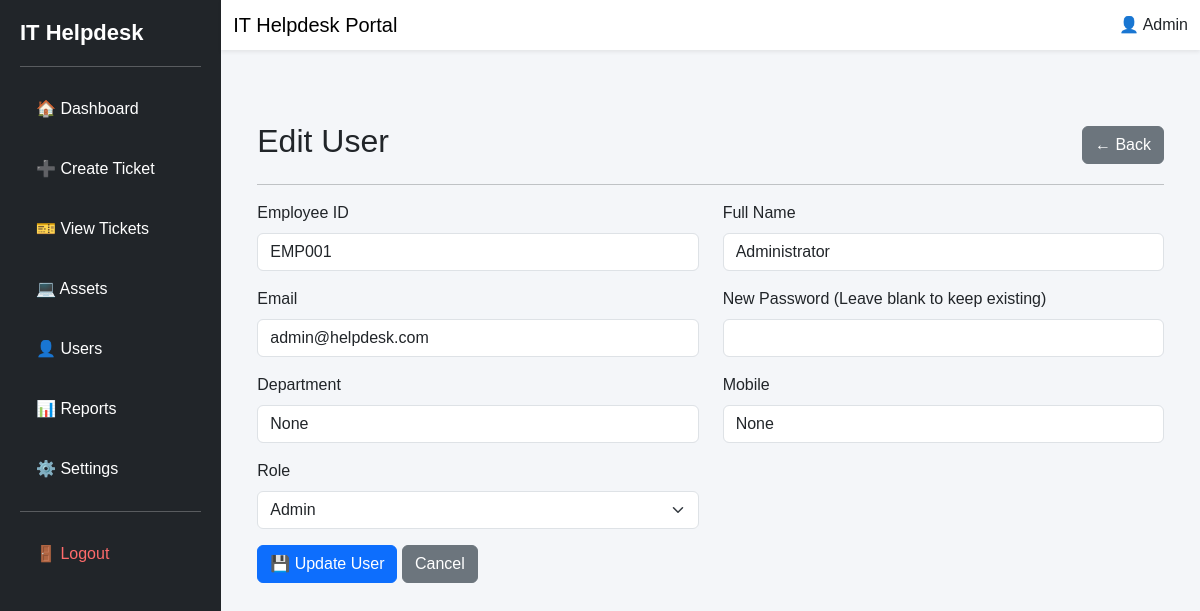
/users/edit/1 (signed in), run on an earlier commit of the app's database.
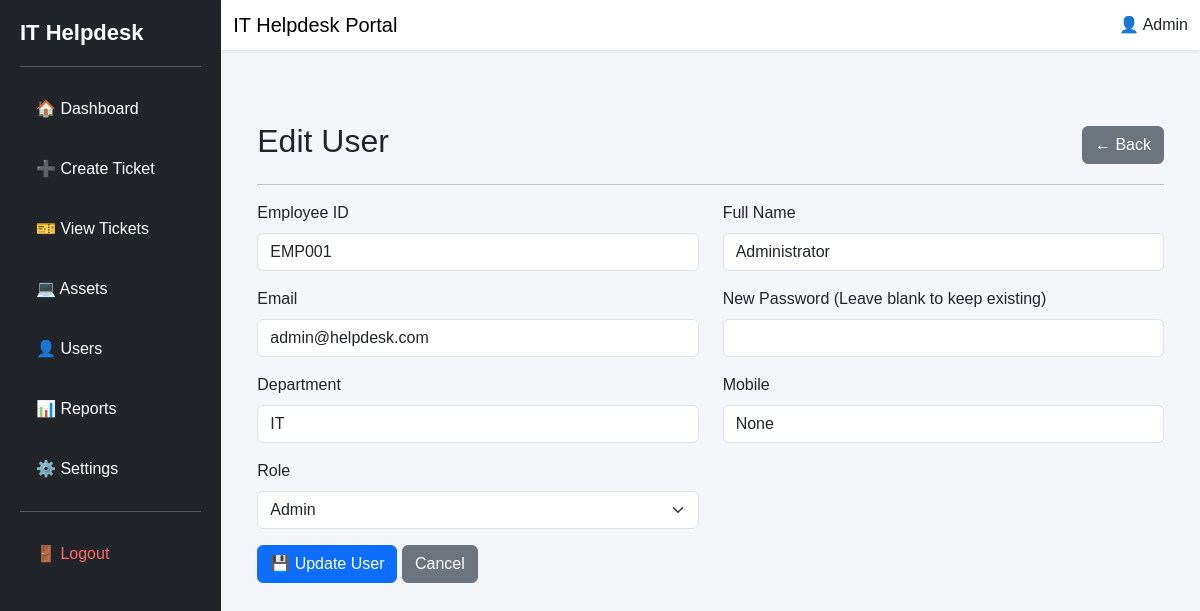
And on a later commit of the database.
### models.py (models this page shows, shortened)
class User(UserMixin, db.Model):
    __tablename__ = "users"
    id = db.Column(db.Integer, primary_key=True)
    employee_id = db.Column(db.String(20), unique=True, nullable=False)
    name = db.Column(db.String(100), nullable=False)
    email = db.Column(db.String(120), unique=True, nullable=False)
    password = db.Column(db.String(255), nullable=False)
    role = db.Column(db.String(20), nullable=False, default="Employee")
    department = db.Column(db.String(100))
    mobile = db.Column(db.String(20))
    is_active = db.Column(db.Boolean, default=True)

### routes/users.py (the view, shortened to what this page needs)
@users.route("/users/edit/<int:id>", methods=["GET", "POST"])
@login_required
def edit_user(id):
    user = User.query.get_or_404(id)
    return render_template(
        "edit_user.html",
        user=user
    )

### app.py (called while the page is built)
@login_manager.user_loader
def load_user(user_id):
    return User.query.get(int(user_id))

### templates/edit_user.html (shortened to what this page needs)
{% extends "base.html" %}
{% block content %}
<div class="container mt-5">
    <div class="d-flex justify-content-between align-items-center mb-3">
        <h2>Edit User</h2>
        <a href="{{ url_for('users.view_users') }}" class="btn btn-secondary">
            ← Back
        </a>
    </div>
    <hr>
    <form method="POST">
        <div class="row">
            <div class="col-md-6 mb-3">
                <label class="form-label">Employee ID</label>
                <input type="text"
                       name="employee_id"
                       class="form-control"
                       value="{{ user.employee_id }}"
                       required>
            </div>
            <div class="col-md-6 mb-3">
                <label class="form-label">Full Name</label>
                <input type="text"
                       name="name"
                       class="form-control"
                       value="{{ user.name }}"
                       required>
            </div>
            <div class="col-md-6 mb-3">
                <label class="form-label">Email</label>
                <input type="email"
                       name="email"
                       class="form-control"
                       value="{{ user.email }}"
                       required>
            </div>
            <div class="col-md-6 mb-3">
                <label class="form-label">
                    New Password (Leave blank to keep existing)
                </label>
                <input type="password"
                       name="password"
                       class="form-control">
            </div>
            <div class="col-md-6 mb-3">
                <label class="form-label">Department</label>
                <input type="text"
                       name="department"
                       class="form-control"
                       value="{{ user.department }}">
            </div>
            <div class="col-md-6 mb-3">
                <label class="form-label">Mobile</label>
                <input type="text"
                       name="mobile"
                       class="form-control"
                       value="{{ user.mobile }}">
            </div>
            <div class="col-md-6 mb-3">
                <label class="form-label">Role</label>
                <select name="role" class="form-select">
                    <option value="Admin"
                        {% if user.role == "Admin" %}selected{% endif %}>
                        Admin
                    </option>
                </select>
            </div>
        </div>
        <button type="submit" class="btn btn-primary">
            💾 Update User
        </button>
        <a href="{{ url_for('users.view_users') }}"
           class="btn btn-secondary">
            Cancel
        </a>
    </form>
</div>
{% endblock %}

What changed in the data, as far as the page shows it:
changed User "EMP001": department "None" → "IT"
